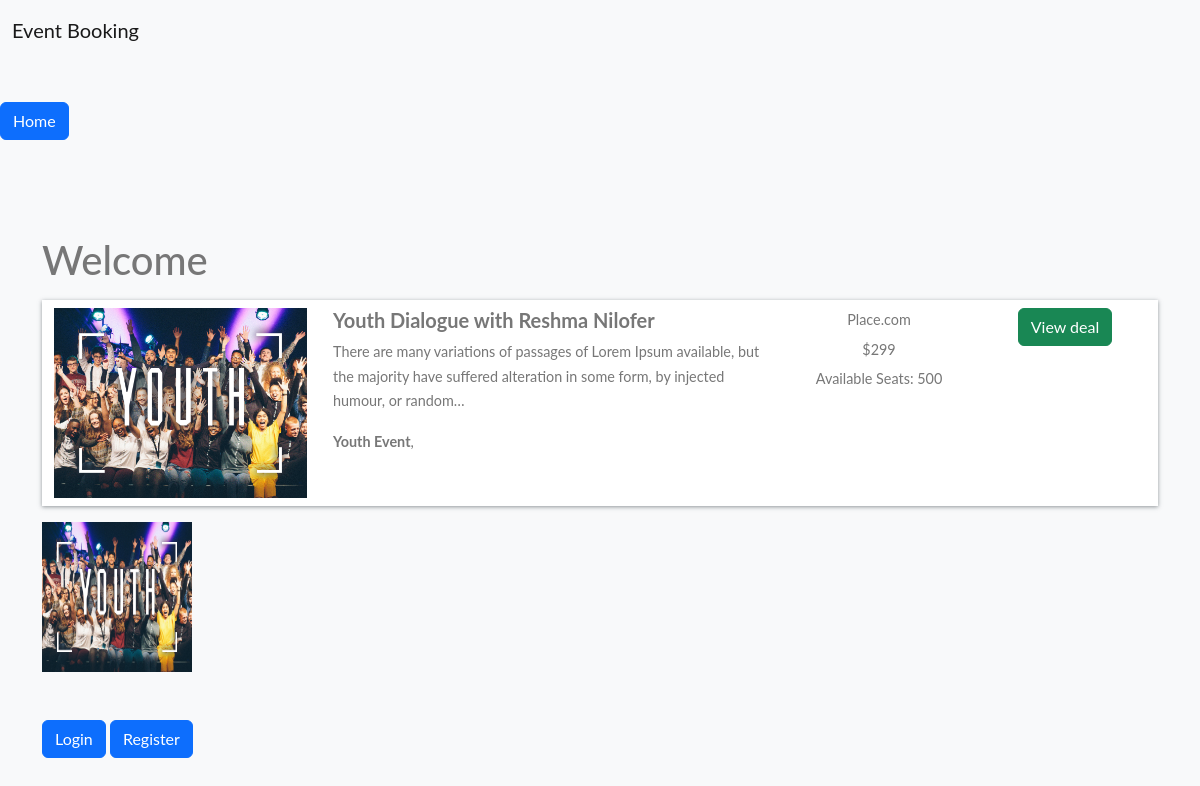
The app's page /hotel-detail/38fbcd711f8d4b669eb4b3b9dcf4bed9/ with its own data.
### home/models.py (models this page shows, shortened)
class BaseModel(models.Model):
    uid = models.UUIDField(default=uuid.uuid4   , editable=False , primary_key=True)
    created_at = models.DateField(auto_now_add=True)
    updated_at = models.DateField(auto_now_add=True)
    class Meta:
        abstract = True

class Hotel(BaseModel):
    hotel_name= models.CharField(max_length=100)
    hotel_price = models.IntegerField()
    description = models.TextField()
    amenities = models.ManyToManyField(Amenities)
    room_count = models.IntegerField(default=10)

class HotelImages(BaseModel):
    hotel= models.ForeignKey(Hotel ,related_name="images", on_delete=models.CASCADE)
    images = models.ImageField(upload_to="hotels")

class Amenities(BaseModel):
    amenity_name = models.CharField(max_length=100)

### home/views.py (the view, shortened to what this page needs)
# urls.py: path('hotel-detail/<uid>/' , hotel_detail , name="hotel_detail"),
def hotel_detail(request,uid):
    hotel_obj = Hotel.objects.get(uid = uid)
    return render(request , 'hotel_detail.html' ,{
        'hotels_obj' :hotel_obj
    })

### home/templates/hotel_detail.html (shortened to what this page needs)
{% extends "base.html" %}
{%  block start %}
<a href="/" class="btn btn-primary mt-5 ">Home</a>
<div class="container mt-5 pt-5">
    <h1>Welcome {{user.username}}</h1>
    <div class="row search-card-result">
        <div class="col-md-3">
        <a href="/hotel-detail/{{hotels_obj.uid}}">
            <img class="img-fluid" src="/media/{{hotels_obj.images.first.images}}" alt="Card image cap">
        </a></div>
        <div class="col-md-5">
            <h5>{{hotels_obj.hotel_name}}</h5>
            <p>
                {{hotels_obj.description|truncatechars:150}}
            </p>
            <p>
                {%for amenitie in hotels_obj.amenities.all %}
                <b>{{amenitie.amenity_name}}</b>,
                {% endfor %}
            </p>
        </div>
        <div class="col-md-2 border-left text-center more-offers">
            <p>Place.com</p>
            <p>${{hotels_obj.hotel_price}}</p>
            <p>Available Seats: {{hotels_obj.room_count}}</p>
        </div>
        <div class="col-md-2 border-left text-center more-offers">
            <div class="btn btn-success">View deal </div>
        </div>
    </div>
    <div class="row">
        {% for image in hotels_obj.images.all %}
        <div class="col-md-3">
            <img src="/media/{{image.images}}" style="height: 150px ; width:150px">
        </div>
        {% endfor %}
    </div>
    {% if request.user.is_authenticated %}
    <div class="filter-card">
        {%include "messages.html"%}
        <form method="post">
            {% csrf_token %}
            <!-- <div class="row form-group">
                <div class="col-md-12">
                    <label for="mintopay">Check in</label>
                    <p>
                        <input type="date" name="checkin" id="checkin" class="form-control">
                    </p>
                </div>
                <div class="col-md-12">
                    <label for="maxtopay">Check out</label>
                    <p>
                        <input type="date" name="checkout" id="checkout" class="form-control">
                    </p>
                </div>
            </div> -->
            {% if hotels_obj.room_count %}
            <div class="row form-group">
                <div class="col-md-12">
                    <input type="submit" class="btn btn-primary btn-block" value="Book Ticket">
                </div>
            </div>
            {% else %}
            <h1>Seat Full</h1>
            {% endif %}
        </form>
    </div>
    <a href="/logout/" class="btn btn-primary mt-5 ">Logout</a>
    {% else %}
    <a href="/login/" class="btn btn-primary mt-5 ">Login</a>
    <a href="/register/" class="btn btn-primary mt-5 ">Register</a>
    {% endif %}
</div>
{% endblock %}

### home/templates/base.html (style rules this page uses)
body { font-family: "Lato", Arial, sans-serif; font-weight: 400; font-size: 16px; line-height: 1.7; background: #fff; color: #777; }
.search-card-result { box-shadow: 0px 1px 4px rgba(41, 51, 57, 0.5); margin: 1rem 0; padding: 0.5rem 0; background-color: #fff; }
.search-card-result img { height: 190px; }
.search-card-result h5 { font-style: 1.1rem; font-weight: 700; }
.search-card-result p { font-size: 0.9rem; }
.search-card-result .more-offers p { margin-bottom: 0.3rem; }

### records on screen
Hotel: images.first.images (picture), hotel_name "Youth Dialogue with Reshma Nilofer", description "There are many variations of passages of Lorem Ipsum available, but the majority have suffered alteration in some form, by injected humour, or random…", hotel_price "299", room_count "500"
Amenities: amenity_name "Youth Event"
HotelImages: images (picture)
